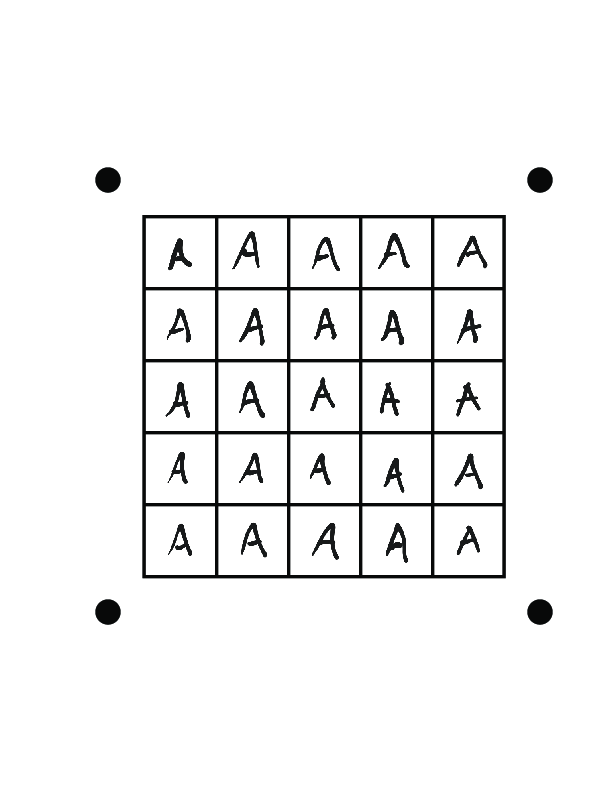
#> input picture lecture_materials/2018-11-05 TDS Image Manipulation/a.png, 612 x 792 px, found by its file name
$ jupyter execute 'TDS Image Manipulation.ipynb'   (shell and % lines are left out)   (older library calls are emulated)
#> lines starting #> are read from the running program, lines starting #| are printed output that depends on the picture; long printed decimals are rounded
### Import the usual suspects:

[cell 1]
import cv2
import numpy as np
from matplotlib import pyplot as plt
import math

### Read an image from disk and display it:

[cell 2]
IMAGE='/Users/shegocaga/TDS/TDS-python-nn-18-fall/lecture_materials/2018-11-05 TDS Image Manipulation/a.png'

orig_img = cv2.imread(IMAGE, cv2.IMREAD_GRAYSCALE)
#> orig_img: shape (792, 612); min 8, max 255, mean 243.1

fig = plt.figure(figsize=(16, 16))
plt.imshow(orig_img, cmap='gray')
plt.show()

### Create and configure the blob detector to find corner dots:

[cell 3]
params = cv2.SimpleBlobDetector_Params()

# filter by filled pixel area
params.filterByArea = True
params.minArea = 250

# filter by circularity
params.filterByCircularity = True
params.minCircularity = 0.9

# deal with cv2 version differences
is_v2 = cv2.__version__.startswith('2.')
if is_v2:
    detector = cv2.SimpleBlobDetector(params)
else:
    detector = cv2.SimpleBlobDetector_create(params)

# find dots and save their locations as keypoints
keypoints = detector.detect(orig_img)
#> keypoints = 4 keypoints; (x, y, size): (540, 612, 25.6), (108, 612, 25.6), (540, 180, 25.6), (108, 180, 25.6)

# draw the found keypoints on the image
img_kp = cv2.drawKeypoints(orig_img, keypoints, np.array([]), (255, 0, 255), cv2.DRAW_MATCHES_FLAGS_DRAW_RICH_KEYPOINTS)

fig = plt.figure(figsize=(16, 16))
plt.imshow(img_kp)
plt.show()

[cell 4]
inpts = np.float32([[kp.pt[0], kp.pt[1]] for kp in keypoints])
#> inpts = [[539.5, 611.5], [107.5, 611.5], [539.5, 179.5], [107.5, 179.5]]
print(inpts)
#| [[539.5     611.529]
#|  [107.5     611.529]
#|  [539.5     179.529]
#|  [107.5     179.529]]
outpts = np.float32([[600, 600], [0, 600], [600, 0], [0, 0]])
print(outpts)

### Warp the image to square on the found keypoints:

[cell 5]
M = cv2.getPerspectiveTransform(inpts, outpts)
#> M = [[1.39, 4.35e-17, -149.3], [-2.77e-16, 1.39, -249.3], [-1.1e-19, 0, 1]]
img_warp = cv2.warpPerspective(orig_img, M, (600, 600))
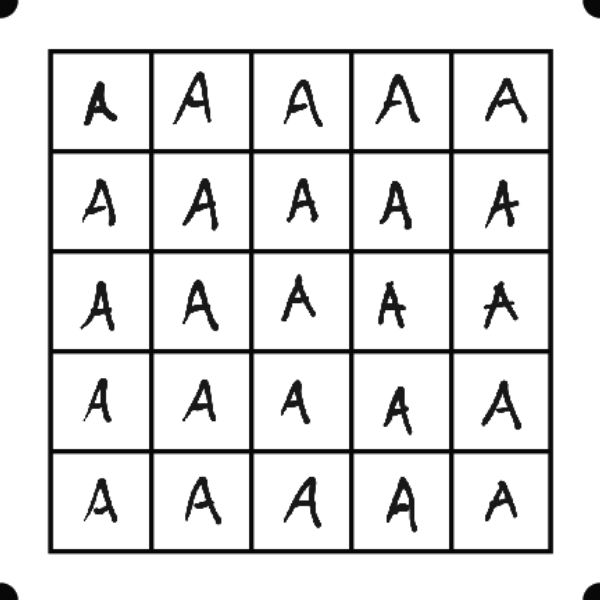
#> img_warp: shape (600, 600); min 8, max 255, mean 226.1


#img_warp = 255 - img_warp

fig = plt.figure(figsize=(16, 16))
plt.imshow(img_warp, cmap='gray')
plt.show()

### Cut along the boundary to the 5x5 grid

[cell 6]
inpts2 = np.float32([[550,550],[50,550],[550,50],[50,50]])
outpts2 = np.float32([[500,500],[0,500],[500,0],[0,0]])
M2 = cv2.getPerspectiveTransform(inpts2, outpts2)
img_warp2 = cv2.warpPerspective(img_warp, M2, (500,500))
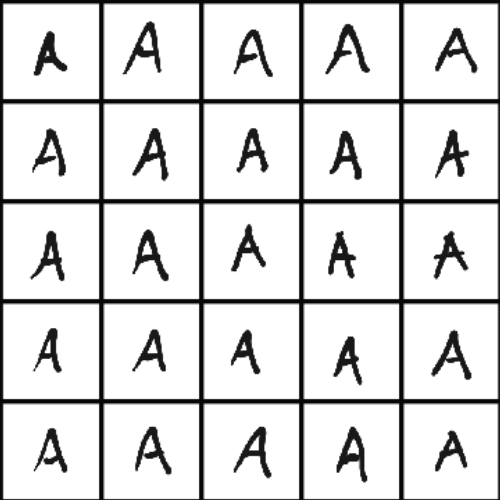
#> img_warp2: shape (500, 500); min 8, max 255, mean 219.2

fig = plt.figure(figsize=(16,16))
plt.imshow(img_warp2, cmap='gray')
plt.show()

### Split the grid into 25 pieces

[cell 7]
cells = []
cellsize = int((img_warp2.shape[0])/5)
#> cellsize = 100
for row in range(0,5):
    for col in range(0,5):
        cells.append(img_warp2[cellsize*row:cellsize*(row+1),cellsize*col:cellsize*(col+1)])
#> after the loop, cells = 25 items

fig = plt.figure(figsize=(16,16))
plt.imshow(cells[1], cmap='gray')
plt.show()

### Resize and Center on Image to predefined size

[cell 8]
cells_trimmed = [cells[i][10:90,10:90] for i in range(0,25)]
#> cells_trimmed = 25 items

fig = plt.figure(figsize=(16,16))
plt.imshow(cells_trimmed[1], cmap='gray')
plt.show()
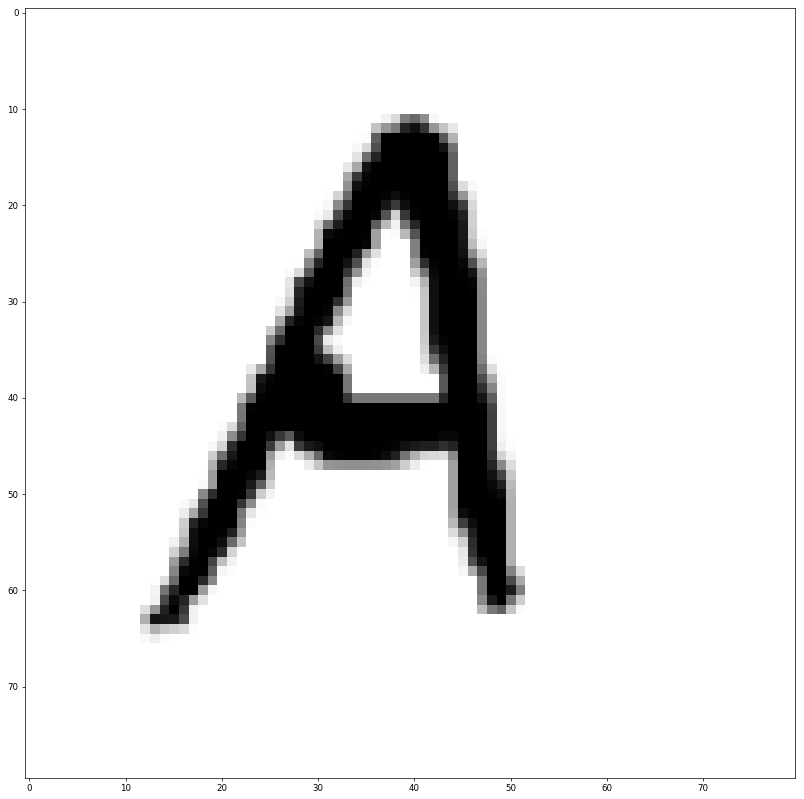
#> figure drawn by matplotlib, 1 panel

### Resize on size of text

[cell 9]
cells_text_normalized = []

for i in range(0,25):
    flattened_vert = cv2.reduce(cells_trimmed[i],0,rtype=3)
    top = min(np.where(flattened_vert<255)[1])
    bot = max(np.where(flattened_vert<255)[1])
    center_height = math.floor((bot+top)/2)
    height = bot - top

    flattened_horz = cv2.reduce(np.transpose(cells_trimmed[i]),0,rtype=3)
    left = min(np.where(flattened_horz<255)[1])
    right = max(np.where(flattened_horz<255)[1])
    center_width = math.floor((right+left)/2)
    width = right - left

    pad_vert = math.floor(height/2)
    pad_horz = math.floor((2*height-width)/2)

    temp = cells_trimmed[i][left:right,top:bot]
    cells_text_normalized.append(np.pad(temp,((pad_horz,pad_horz),(pad_vert,pad_vert)),'constant', constant_values=255))

    print(i,np.shape(cells_text_normalized[i]), min(np.shape(cells_text_normalized[i])))
#> this loop made 25 passes
#> (top, bot, center_height, height, left, right, center_width, width) on passes 1 to 12: (23, 57, 40, 34, 20, 67, 43, 47), (12, 51, 31, 39, 11, 65, 38, 54), (23, 62, 42, 39, 18, 68, 43, 50), (15, 60, 37, 45, 12, 64, 38, 52), (25, 68, 46, 43, 16, 64, 40, 48), (21, 55, 38, 34, 18, 67, 42, 49), (22, 58, 40, 36, 18, 71, 44, 53), (26, 58, 42, 32, 18, 62, 40, 44), (19, 53, 36, 34, 20, 71, 45, 51), (25, 60, 42, 35, 19, 68, 43, 49), (19, 54, 36, 35, 20, 71, 45, 51), (22, 58, 40, 36, 19, 71, 45, 52)
#> pass 1, `temp = cells_trimmed[i][left:right,top:bot]`:
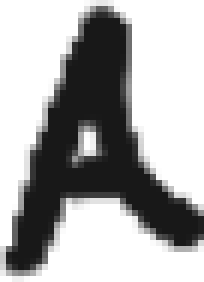
#> temp: shape (47, 34) (shown 6 times larger); min 24, max 255, mean 170.6
#> after the loop:
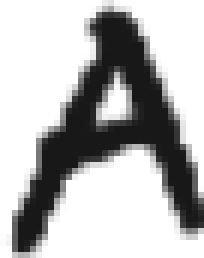
#> temp: shape (43, 34) (shown 6 times larger); min 24, max 255, mean 182.1
#> after the loop, cells_text_normalized = 25 items

fig = plt.figure(figsize=(16,16))
plt.imshow(cells_text_normalized[11], cmap='gray')
plt.show()
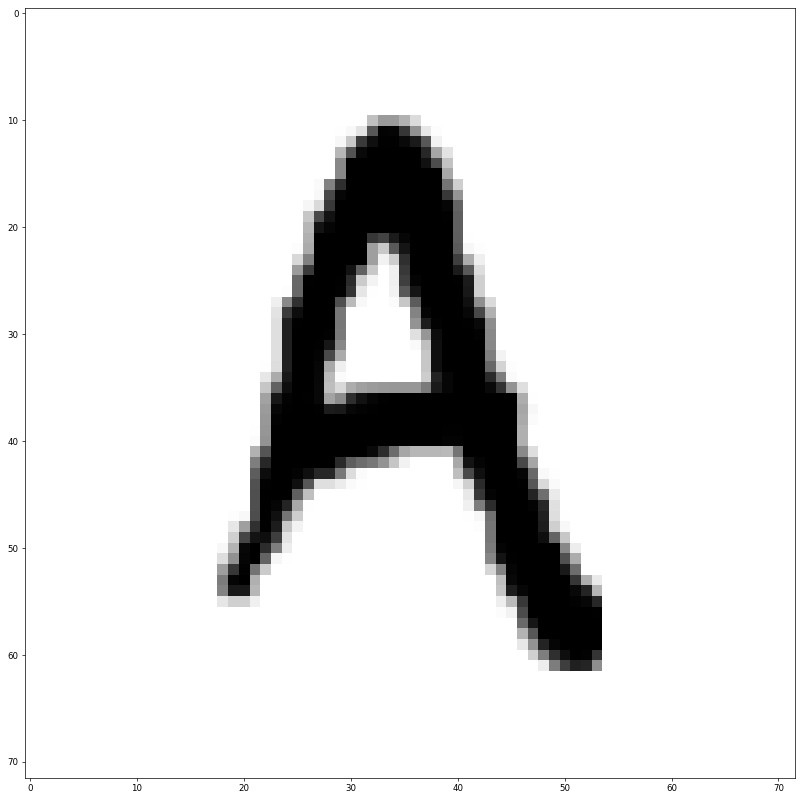
#> figure drawn by matplotlib, 1 panel

### Downsample to 28x28

[cell 10]
np.shape(cells_text_normalized[5])[1]

for i in range(0,25):
    print(i, np.shape(cells_text_normalized[i])[1])

[cell 11]
cells_28 = []

for i in range(0,25):
    h = np.shape(cells_text_normalized[i])[0]
    w = np.shape(cells_text_normalized[i])[1]
    print(h,w)
    inpts3 = np.float32([[h,w],[0,w],[h,0],[0,0]])
    outpts3 = np.float32([[28,28],[0,28],[28,0],[0,0]])
    M3 = cv2.getPerspectiveTransform(inpts3, outpts3)
    img_warp3 = cv2.warpPerspective(cells_text_normalized[i], M3, (28,28))
    #cells_28.append([cv2.warpPerspective(cells_trimmed[i], M3, (28,28)) for i in range(0,25)])
    cells_28.append(img_warp3)
    print(np.shape(cells_28[i]))
#> this loop made 25 passes
#> (inpts3, M3) on passes 1 to 8: ([[67, 68], [0, 68], [67, 0], [0, 0]], [[0.418, 0, 0], [0, 0.412, 0], [0, 0, 1]]), ([[78, 77], [0, 77], [78, 0], [0, 0]], [[0.359, 0, 0], [0, 0.364, 0], [0, 0, 1]]), ([[78, 77], [0, 77], [78, 0], [0, 0]], [[0.359, 0, 0], [0, 0.364, 0], [0, 0, 1]]), ([[90, 89], [0, 89], [90, 0], [0, 0]], [[0.311, 0, 0], [0, 0.315, 0], [0, 0, 1]]), ([[86, 85], [0, 85], [86, 0], [0, 0]], [[0.326, 0, 0], [0, 0.329, 0], [0, 0, 1]]), ([[67, 68], [0, 68], [67, 0], [0, 0]], [[0.418, 0, 0], [0, 0.412, 0], [0, 0, 1]]), ([[71, 72], [0, 72], [71, 0], [0, 0]], [[0.394, 0, 0], [0, 0.389, 0], [0, 0, 1]]), ([[64, 64], [0, 64], [64, 0], [0, 0]], [[0.438, 0, 0], [0, 0.438, 0], [0, 0, 1]])
#> pass 1, `img_warp3 = cv2.warpPerspective(cells_text_normalized[i], M3, (28,28))`:
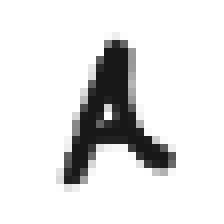
#> img_warp3: shape (28, 28) (shown 8 times larger); min 24, max 255, mean 225.3
#> after the loop, cells_28 = 25 items

fig = plt.figure()
plt.imshow(cells_28[6], cmap='gray')
plt.show()
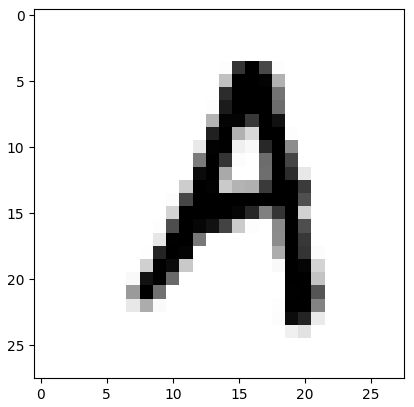
#> figure drawn by matplotlib, 1 panel

### Invert color

[cell 12]
cells_inverted =  [cv2.bitwise_not(cells_28[i]) for i in range(0,25)]
#> cells_inverted = 25 items

fig = plt.figure(figsize=(16,16))
plt.imshow(cells_inverted[12], cmap='gray')
plt.show()
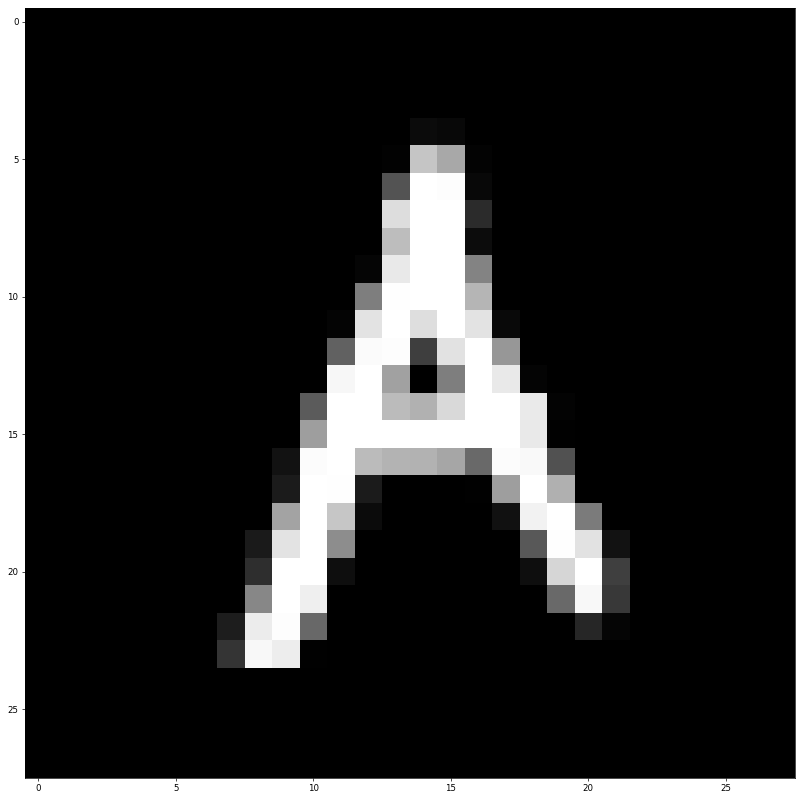
#> figure drawn by matplotlib, 1 panel

### Split the grid into 25 (5x5) separate images:

[cell 13]
fig = plt.figure(figsize=(16, 16))

axes = []

cellsize = int((img_warp.shape[0]-100) / 5)
for row in range(0, 5):
    for col in range(0, 5):
        axes.append(plt.subplot2grid((5, 5), (row, col)))

cur = 0
onrow = 0
oncol = 0
for ax in axes:
    ax.axis('off')
    ax.set_title("%d, %d" % (onrow, oncol))
    ax.imshow(img_warp[50+cellsize*onrow:50+cellsize*onrow+cellsize,50+cellsize*oncol:50+cellsize*oncol+cellsize], cmap='gray')
    cur += 1
    if cur % 5 == 0:
        onrow += 1
    oncol = cur % 5
#> after the loop, cur = 25; onrow = 5

plt.show()
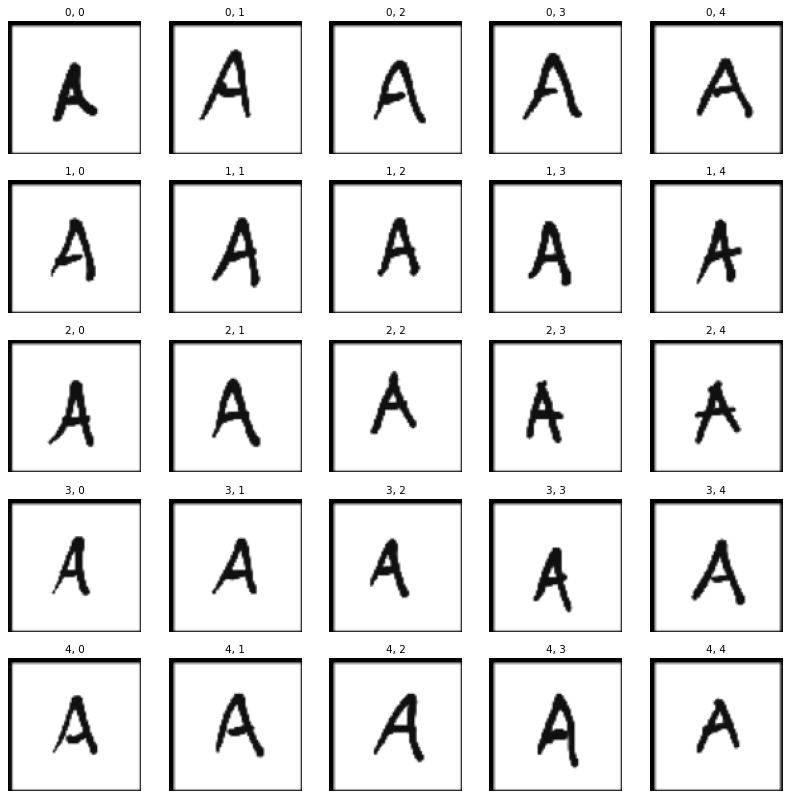
#> figure drawn by matplotlib, 25 panels
